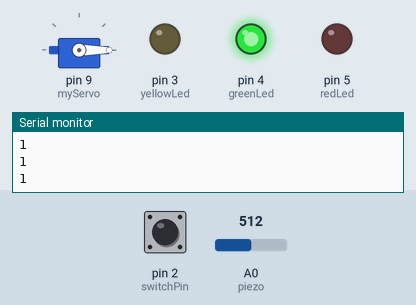
This sketch was run on a simulated Arduino Uno, built with avr-gcc and run on an emulated ATmega328P. Shown: servo, output pins drawn as LEDs (lit = HIGH), the last lines printed to the serial monitor. Inputs (shaded band) come from the test bench; at power-on: pin 2 (switchPin) LOW, A0 (piezo) = 512.

Above: at 1.2 s.
1.3 s: pin 2 (switchPin) pulled HIGH for 0.15 s
At 1.7 s:
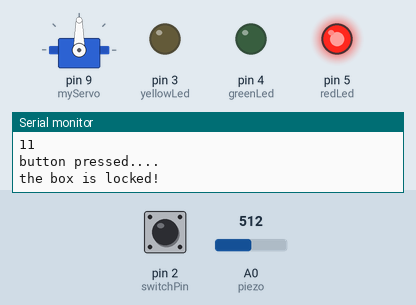
2.9 s: A0 (piezo) set to 989
5.9 s: A0 (piezo) set to 1008
Timing chart, 0 to 8.9 s (numbered marks = the images above; inputs shaded):
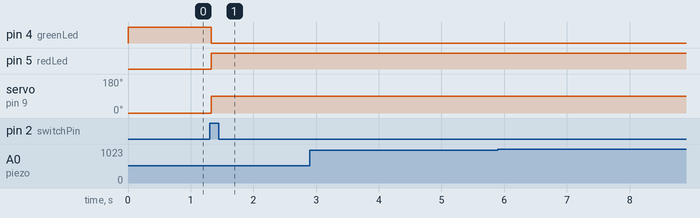

The sketch:

Project12_01.ino
```cpp
// import the library
#include <Servo.h>
// create an instance of the servo library
Servo myServo;

const int piezo = A0;      // pin the piezo is attached to
const int switchPin = 2;    // pin the switch is attached to
const int yellowLed = 3;    // pin the yellow LED is attached to
const int greenLed = 4;    // pin the green LED is attached to
const int redLed = 5;   // pin the red LED is attached to

// variable for the piezo value
int knockVal;
// variable for the switch value
int switchVal;

// variables for the high and low limits of the knock value
const int quietKnock = 10;
const int loudKnock = 50;

// variable to indicate if locked or not
boolean locked = false;
// how many valid knocks you've received
int numberOfKnocks = 0;

void setup() {
  // attach the servo to pin 9
  myServo.attach(9);

  // make the LED pins outputs
  pinMode(yellowLed, OUTPUT);
  pinMode(redLed, OUTPUT);
  pinMode(greenLed, OUTPUT);

  // set the switch pin as an input
  pinMode(switchPin, INPUT);

  // start serial communication for debugging
  Serial.begin(9600);

  // set the green LED on
  digitalWrite(greenLed, HIGH);


  // move the servo to the unlocked position
  myServo.write(0);

  // print status to the serial monitor
  Serial.println("the box is unlocked!");
}

void loop() {

  // if the box is unlocked
  if (locked == false) {
    Serial.println("1");

    // read the value of the switch pin
    switchVal = digitalRead(switchPin);

    // if the button is pressed, lock the box
    if (switchVal == HIGH) {
      Serial.println("11");
      // set the locked variable to "true"
      locked = true;

      Serial.println("button pressed....");

      // change the status LEDs
      digitalWrite(greenLed, LOW);
      digitalWrite(redLed, HIGH);

      // move the servo to the locked position
      myServo.write(90);

      // print out status
      Serial.println("the box is locked!");

      // wait for the servo to move into position
      delay (1000);
    }
  } else if (locked == true) { // if the box is locked
    Serial.println("2");

    // check the value of the piezo
    knockVal = analogRead(piezo);
    Serial.println(knockVal);

    // if there are not enough valid knocks
    if (numberOfKnocks < 3 && knockVal > 0) {
      Serial.println("21");

      // check to see if the knock is in range
      if (checkForKnock(knockVal) == true) {

        // increment the number of valid knocks
        numberOfKnocks++;
      }

      // print status of knocks
      Serial.print(3 - numberOfKnocks);
      Serial.println(" more knocks to go");
    }

    // if there are three knocks
    if (numberOfKnocks >= 3) {
      Serial.println("22");
      // unlock the box
      locked = false;

//added this line in, otherwise the lock will never reset
      //reset number of knocks
      numberOfKnocks = 0;

      // move the servo to the unlocked position
      myServo.write(0);

      // wait for it to move
      delay(20);

      // change status LEDs
      digitalWrite(greenLed, HIGH);
      digitalWrite(redLed, LOW);
      Serial.println("the box is unlocked!");
    }
  }
}

// this function checks to see if a
// detected knock is within max and min range
boolean checkForKnock(int value) {
  // if the value of the knock is greater than
  // the minimum, and larger than the maximum
  if (value > quietKnock && value < loudKnock) {
    // turn the status LED on
    digitalWrite(yellowLed, HIGH);
    delay(50);
    digitalWrite(yellowLed, LOW);
    // print out the status
    Serial.print("Valid knock of value ");
    Serial.println(value);
    // return true
    return true;
  }
  // if the knock is not within range
  else {
    // print status
    Serial.print("Bad knock value ");
    Serial.println(value);
    // return false
    return false;
  }
}
```

Measured:
- after the input at 1.3 s, pin 4 (greenLed): HIGH → LOW at once; pin 5 (redLed): LOW → HIGH at once; servo on pin 9 (myServo): 0° → 90° at once
